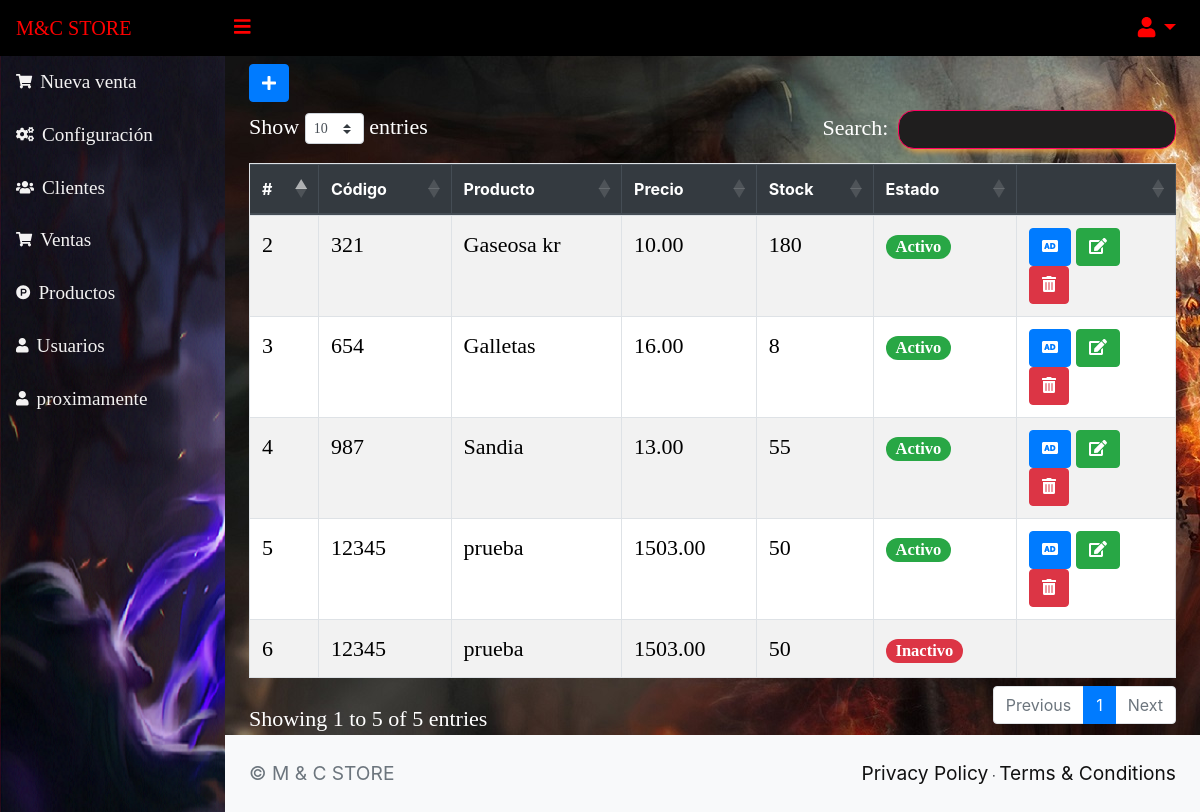
The app's page /src/productos.php (signed in), older data.
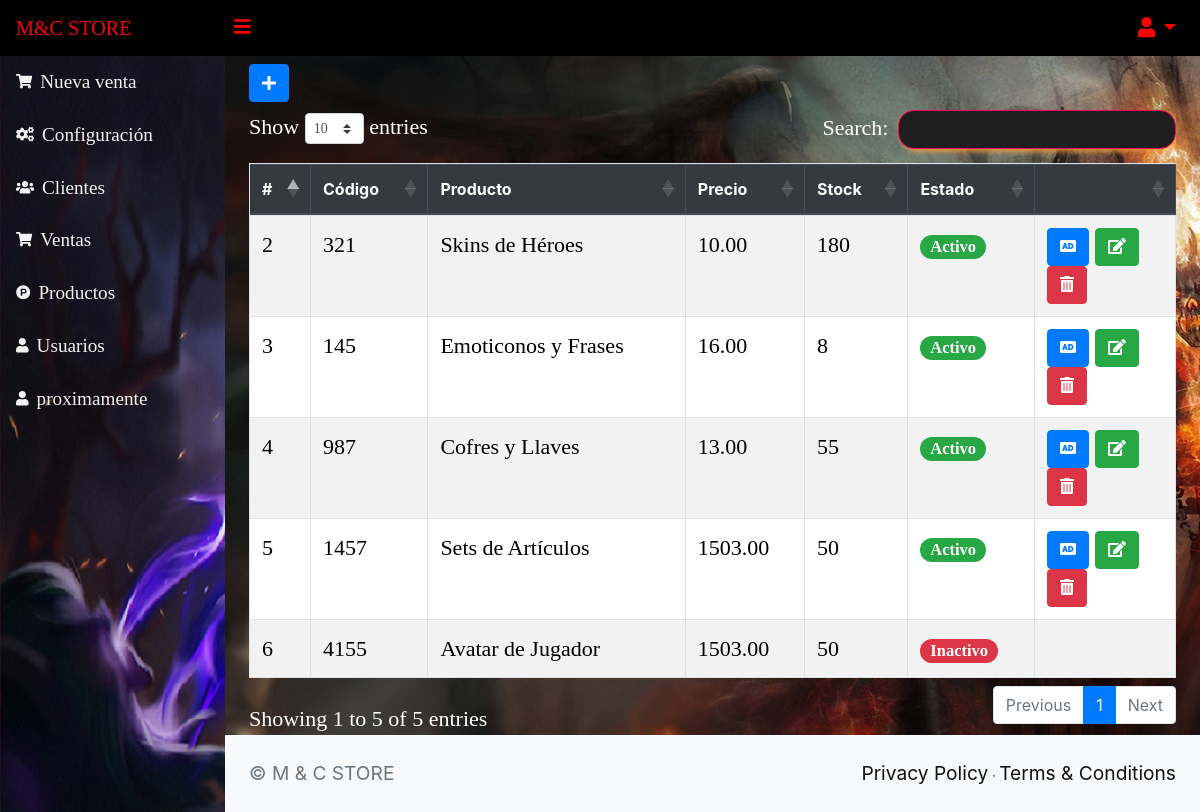
The same page, newer data.
### tables this page shows
CREATE TABLE `producto` (
  `codproducto` int(11) NOT NULL,
  `codigo` varchar(20) NOT NULL,
  `descripcion` varchar(200) NOT NULL,
  `precio` decimal(10,2) NOT NULL,
  `existencia` int(11) NOT NULL,
  `usuario_id` int(11) NOT NULL,
  `estado` int(11) NOT NULL DEFAULT '1'
);

### src/productos.php (the view, shortened to what this page needs)
<?php include_once "includes/header.php";
   ?>
<button class="btn btn-primary mb-2" type="button" data-toggle="modal" data-target="#nuevo_producto"><i class="fas fa-plus"></i></button>
<div class="table-responsive">
    <table class="table table-striped table-bordered" id="tbl">
        <thead class="thead-dark">
            <tr>
                <th>#</th>
                <th>Código</th>
                <th>Producto</th>
                <th>Precio</th>
                <th>Stock</th>
                <th>Estado</th>
                <th></th>
            </tr>
        </thead>
        <tbody>
            <?php
               include "../conexion.php";
               $query = mysqli_query($conexion, "SELECT * FROM producto");
               $result = mysqli_num_rows($query);
               if ($result > 0) {
                   while ($data = mysqli_fetch_assoc($query)) {
                       if ($data['estado'] == 1) {
                           $estado = '<span class="badge badge-pill badge-success">Activo</span>';
                       } else {
                           $estado = '<span class="badge badge-pill badge-danger">Inactivo</span>';
                       }
               ?>
                    <tr id="tabla_clientes">
                        <td ><?php echo $data['codproducto']; ?></td>
                        <td><?php echo $data['codigo']; ?></td>
                        <td><?php echo $data['descripcion']; ?></td>
                        <td><?php echo $data['precio']; ?></td>
                        <td><?php echo $data['existencia']; ?></td>
                        <td><?php echo $estado ?></td>
                        <td>
                            <?php if ($data['estado'] == 1) { ?>
                                <a href="agregar_producto.php?id=<?php echo $data['codproducto']; ?>" class="btn btn-primary"><i class='fas fa-audio-description'></i></a>
                                <a href="editar_producto.php?id=<?php echo $data['codproducto']; ?>" class="btn btn-success"><i class='fas fa-edit'></i></a>
                                <form action="eliminar_producto.php?id=<?php echo $data['codproducto']; ?>" method="post" class="confirmar d-inline">
                                    <button class="btn btn-danger" type="submit"><i class='fas fa-trash-alt'></i> </button>
                                </form>
                            <?php } ?>
                        </td>
                    </tr>
            <?php }
               } ?>
        </tbody>
    </table>
</div>
<?php include_once "includes/footer.php"; ?>

### src/includes/header.php (shortened to what this page needs)
<!DOCTYPE html>
<html lang="en">
<head>
    <link href="../assets/css/styles.css" rel="stylesheet" />
    <link href="../assets/css/dataTables.bootstrap4.min.css" rel="stylesheet" />
    <link rel="stylesheet" href="../assets/js/jquery-ui/jquery-ui.min.css">
</head>
<body class="sb-nav-fixed">
    <nav  class="sb-topnav navbar navbar-expand ">
        <a class="navbar-brand" href="index.php">M&C STORE</a>
        <button class="btn btn-link btn-sm order-1 order-lg-0" id="sidebarToggle" href="#"><i class="fas fa-bars"></i></button>
        <ul class="navbar-nav ml-auto">
            <li class="nav-item dropdown">
                <a class="nav-link dropdown-toggle" id="userDropdown" href="#" role="button" data-toggle="dropdown" aria-haspopup="true" aria-expanded="false"><i class="fas fa-user fa-fw"></i></a>
            </li>
        </ul>
    </nav>
    <div id="layoutSidenav">
        <div id="layoutSidenav_nav">
            <nav class="sb-sidenav" id="sidenavAccordion">
                <div class="sb-sidenav-menu">
                    <div class="nav">
                        <a class="nav-link" href="ventas.php">
                            <div class="sb-nav-link-icon"><i class="fas fa-shopping-cart"></i></div>
                            Nueva venta
                        </a>
                        <a class="nav-link" href="config.php">
                            <div class="sb-nav-link-icon"><i class="fas fa-cogs"></i></div>
                            Configuración
                        </a>
                        <a class="nav-link" href="clientes.php">
                            <div class="sb-nav-link-icon"><i class="fas fa-users"></i></div>
                            Clientes
                        </a>
                        <a class="nav-link" href="lista_ventas.php">
                            <div class="sb-nav-link-icon"><i class="fas fa-shopping-cart"></i></div>
                            Ventas
                        </a>
                        <a class="nav-link" href="productos.php">
                            <div class="sb-nav-link-icon"><i class="fab fa-product-hunt"></i></div>
                            Productos
                        </a>
                        <a class="nav-link" href="usuarios.php">
                            <div class="sb-nav-link-icon"><i class="fas fa-user"></i></div>
                            Usuarios
                        </a>
                        </a><a class="nav-link" href="proximamente.php">
                            <div class="sb-nav-link-icon"><i class="fas fa-user"></i></div>
                            proximamente
                        </a>
                    </div>
                </div>
            </nav>
        </div>
        <div id="layoutSidenav_content">
            <main>
                <div class="container-fluid mt-2">

### src/includes/footer.php (shortened to what this page needs)
</div>
</main>
<footer class="py-4 bg-light mt-auto">
    <div class="container-fluid">
        <div class="d-flex align-items-center justify-content-between small">
            <div id="footer" class="text-muted"><h7>&copy; M & C STORE</h7></div>
            <div>
                <a id="footer"  href="#">Privacy Policy</a>
                &middot;
                <a  id="footer"  href="#">Terms &amp; Conditions</a>
            </div>
        </div>
    </div>
</footer>
</div>
</div>
</body>
</html>

Row changes from the older to the newer data that the page shows:
changed producto id 2: descripcion "Gaseosa kr" → "Skins de Héroes"
changed producto id 3: codigo "654" → "145"; descripcion "Galletas" → "Emoticonos y Frases"
changed producto id 4: descripcion "Sandia" → "Cofres y Llaves"
changed producto id 5: codigo "12345" → "1457"; descripcion "prueba" → "Sets de Artículos"
changed producto id 6: codigo "12345" → "4155"; descripcion "prueba" → "Avatar de Jugador"
